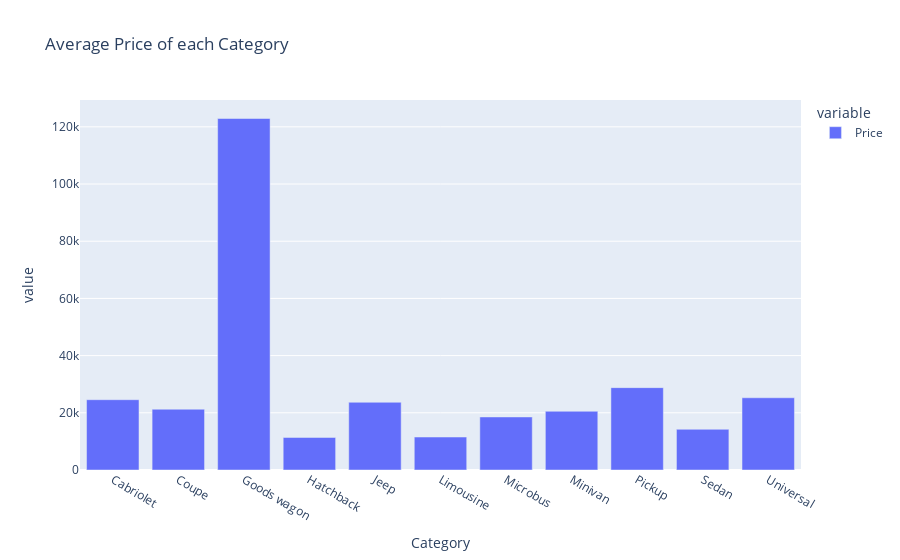

Notebook code cell kept with this figure:
### Code cell
#category highest price
ex.bar(data[["Category","Price"]].groupby("Category").mean(),title="Average Price of each Category")

### Figure 1 — Plotly figure (JSON) as saved in the notebook; plotly's stock layout.template omitted (floating-point values rounded to 4 significant figures)
{"data": [{"alignmentgroup": "True", "hovertemplate": "variable=Price<br>Category=%{x}<br>value=%{y}<extra></extra>", "legendgroup": "Price", "marker": {"color": "#636efa", "pattern": {"shape": ""}}, "name": "Price", "offsetgroup": "Price", "orientation": "v", "showlegend": true, "textposition": "auto", "type": "bar", "x": ["Cabriolet", "Coupe", "Goods wagon", "Hatchback", "Jeep", "Limousine", "Microbus", "Minivan", "Pickup", "Sedan", "Universal"], "xaxis": "x", "y": [24580.0, 21250.0, 122900.0, 11380.0, 23680.0, 11530.0, 18550.0, 20530.0, 28810.0, 14230.0, 25250.0], "yaxis": "y"}], "layout": {"barmode": "relative", "legend": {"title": {"text": "variable"}, "tracegroupgap": 0}, "title": {"text": "Average Price of each Category"}, "xaxis": {"anchor": "y", "domain": [0, 1], "title": {"text": "Category"}}, "yaxis": {"anchor": "x", "domain": [0, 1], "title": {"text": "value"}}}}
